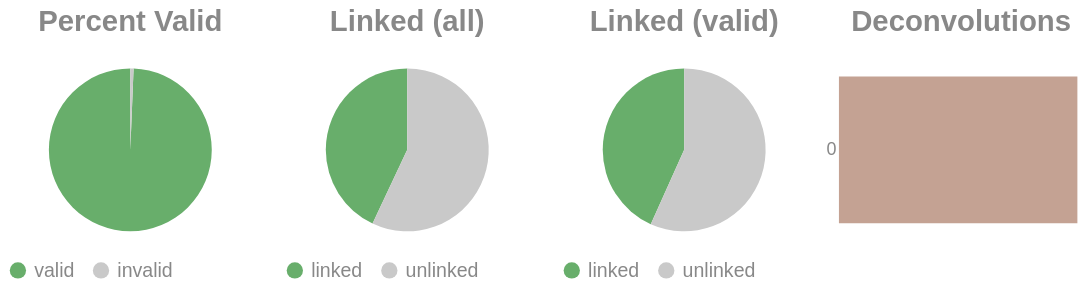

The code cell stored with this chart in its notebook:
### Code cell
if SKIPLR:
    pass
else:
    clash = Counter()
    for i in valids['molecule'].to_list():
        _mol = i.split("-")
        if len(_mol) == 1:
            clash.update('0')
        else:
            clash.update(_mol[-1])

    _d = {"deconvolutions": [], 'count': []}
    for k,v in clash.items():
        _d['deconvolutions'].append(k)
        _d['count'].append(v)

    tot_valid = valids['reads'].sum()
    mask = valids['reads'] >= 2
    n_linked_reads = valids.filter(mask)['reads'].sum()
    if n_linked_reads == 0:
        print_html("No linked molecules (>=2 reads) were detected; skipping linked-only distributions.")
        SKIPLR = True
    else:
        perc_valid = round(tot_valid / n_reads, 4)
        linked_perc_abs = round(n_linked_reads / n_reads, 4)
        linked_perc = round(n_linked_reads / tot_valid, 4)

    _valid = pl.DataFrame({"valids": ['valid', 'invalid'], "count": [tot_valid, n_reads - tot_valid]})
    _linked_abs = pl.DataFrame({"linked (absolute)": ['linked', 'unlinked'], "count": [n_linked_reads, n_reads - n_linked_reads]})
    _linked_rel = pl.DataFrame({"linked (valids)": ['linked', 'unlinked'], "count": [n_linked_reads, tot_valid - n_linked_reads]})

    (
        alt.hconcat(
            piechart(_valid, goodval = 'valid', title = "Percent Valid"),
            piechart(_linked_abs, goodval = "linked", title =  "Linked (all)"),
            piechart(_linked_rel, goodval = "linked", title =  "Linked (valid)"),
            convolutionbar(pl.DataFrame(_d), title = "Deconvolutions"),
            center = True,
            bounds = 'flush'
        )
        .resolve_scale(color='independent')
        .resolve_legend('independent')
        .properties(usermeta={'embedOptions': {"actions": False}})
    ).display()

### Figure 1 — Vega-Lite specification as saved in the notebook (floating-point values rounded to 4 significant figures)
{"width": "container", "height": 400, "config": {"title": {"anchor": "start", "dy": -15, "fontSize": 18, "color": "#888888", "subtitleColor": "#888888", "subtitleFontSize": 14}, "arc": {"fill": "#0072B2"}, "axis": {"domainColor": "#888888", "domainWidth": 0.5, "gridWidth": 0.2, "grid": false, "titleFontWeight": 400, "titleFontSize": 15, "labelFontSize": 11, "labelColor": "#888888", "tickColor": "#888888", "tickWidth": 0.2, "titleColor": "#888888"}, "axisBand": {"grid": false}, "axisX": {"grid": true, "tickSize": 10, "domainCap": "round"}, "axisY": {"domain": false, "grid": true, "tickSize": 0, "domainCap": "round"}, "background": "transparent", "header": {"labelFontSize": 15, "labelColor": "#888888", "titleFontSize": 15, "titleFontWeight": 600, "titleColor": "#888888"}, "legend": {"labelFont": "sans-serif", "labelFontSize": 12, "labelColor": "#888888", "symbolSize": 100, "symbolType": "circle", "titleFontSize": 12, "titlePadding": 10, "titleColor": "#888888", "title": null}, "range": {"category": ["#E69F00", "#56B4E9", "#009E73", "#F0E442", "#0072B2", "#D55E00", "#CC79A7", "#000000"], "diverging": ["#cfe8f3", "#a2d4ec", "#73bfe2", "#46abdb", "#1696d2", "#12719e"]}, "area": {"fill": "#0072B2", "fillOpacity": 0.7, "line": true, "strokeOpacity": 0.7}, "line": {"color": "#0072B2", "stroke": "#0072B2", "strokeWidth": 2}, "trail": {"color": "#0072B2", "stroke": "#0072B2", "strokeWidth": 0, "size": 1}, "point": {"filled": true, "fillOpacity": 1.0, "size": 95}, "text": {"color": "#888888", "fontSize": 11, "align": "right", "fontWeight": 400, "size": 11}, "bar": {"fill": "#0072B2", "stroke": null}, "view": {"stroke": null, "continuousWidth": 660, "continuousHeight": 400}}, "hconcat": [{"data": {"name": "data-03f5c03f6944db01af63b5a00e5e105a"}, "mark": {"type": "arc"}, "encoding": {"color": {"field": "valids", "legend": {"orient": "bottom", "title": null}, "scale": {"domain": ["valid", "invalid"], "range": ["#68ae6b", "#C9C9C9"]}, "title": "Valids", "type": "nominal"}, "theta": {"field": "count", "type": "quantitative"}, "tooltip": [{"field": "valids", "title": "Valids", "type": "ordinal"}, {"field": "percent", "format": ".2%", "title": "Percent", "type": "quantitative"}, {"field": "count", "title": "Count", "type": "quantitative"}]}, "height": 100, "title": {"text": "Percent Valid", "align": "center", "anchor": "middle"}, "transform": [{"calculate": "datum.count / 8918331", "as": "percent"}], "width": 150}, {"data": {"name": "data-8c4647cb3ff1ac303fc480d667bf94e4"}, "mark": {"type": "arc"}, "encoding": {"color": {"field": "linked (absolute)", "legend": {"orient": "bottom", "title": null}, "scale": {"domain": ["linked", "unlinked"], "range": ["#68ae6b", "#C9C9C9"]}, "title": "Linked (Absolute)", "type": "nominal"}, "theta": {"field": "count", "type": "quantitative"}, "tooltip": [{"field": "linked (absolute)", "title": "Linked (Absolute)", "type": "ordinal"}, {"field": "percent", "format": ".2%", "title": "Percent", "type": "quantitative"}, {"field": "count", "title": "Count", "type": "quantitative"}]}, "height": 100, "title": {"text": "Linked (all)", "align": "center", "anchor": "middle"}, "transform": [{"calculate": "datum.count / 8918331", "as": "percent"}], "width": 150}, {"data": {"name": "data-798b3104e8df8fda68e2b79995bdedba"}, "mark": {"type": "arc"}, "encoding": {"color": {"field": "linked (valids)", "legend": {"orient": "bottom", "title": null}, "scale": {"domain": ["linked", "unlinked"], "range": ["#68ae6b", "#C9C9C9"]}, "title": "Linked (Valids)", "type": "nominal"}, "theta": {"field": "count", "type": "quantitative"}, "tooltip": [{"field": "linked (valids)", "title": "Linked (Valids)", "type": "ordinal"}, {"field": "percent", "format": ".2%", "title": "Percent", "type": "quantitative"}, {"field": "count", "title": "Count", "type": "quantitative"}]}, "height": 100, "title": {"text": "Linked (valid)", "align": "center", "anchor": "middle"}, "transform": [{"calculate": "datum.count / 8861434", "as": "percent"}], "width": 150}, {"data": {"name": "data-ccbe737ef174e3174a4aaa5cc0b89496"}, "mark": {"type": "bar"}, "encoding": {"color": {"field": "deconvolutions", "legend": null, "scale": {"scheme": "lightgreyred"}, "type": "nominal"}, "tooltip": [{"field": "deconvolutions", "title": "Deconvolutions", "type": "ordinal"}, {"field": "percent", "format": ".2%", "title": "Percent", "type": "quantitative"}, {"field": "count", "title": "Count", "type": "quantitative"}], "x": {"axis": null, "field": "count", "type": "quantitative"}, "y": {"field": "deconvolutions", "sort": "ascending", "title": null, "type": "nominal"}}, "height": 100, "title": {"text": "Deconvolutions", "align": "center", "anchor": "middle"}, "transform": [{"calculate": "datum.count / 6343174", "as": "percent"}], "width": 150}], "bounds": "flush", "center": true, "resolve": {"legend": {"angle": "independent"}, "scale": {"color": "independent"}}, "usermeta": {"embedOptions": {"actions": false}}, "$schema": "https://vega.github.io/schema/vega-lite/v6.1.0.json", "datasets": {"data-03f5c03f6944db01af63b5a00e5e105a": [{"valids": "valid", "count": 8861434}, {"valids": "invalid", "count": 56897}], "data-8c4647cb3ff1ac303fc480d667bf94e4": [{"linked (absolute)": "linked", "count": 3834515}, {"linked (absolute)": "unlinked", "count": 5083816}], "data-798b3104e8df8fda68e2b79995bdedba": [{"linked (valids)": "linked", "count": 3834515}, {"linked (valids)": "unlinked", "count": 5026919}], "data-ccbe737ef174e3174a4aaa5cc0b89496": [{"deconvolutions": "0", "count": 6343174}]}}
